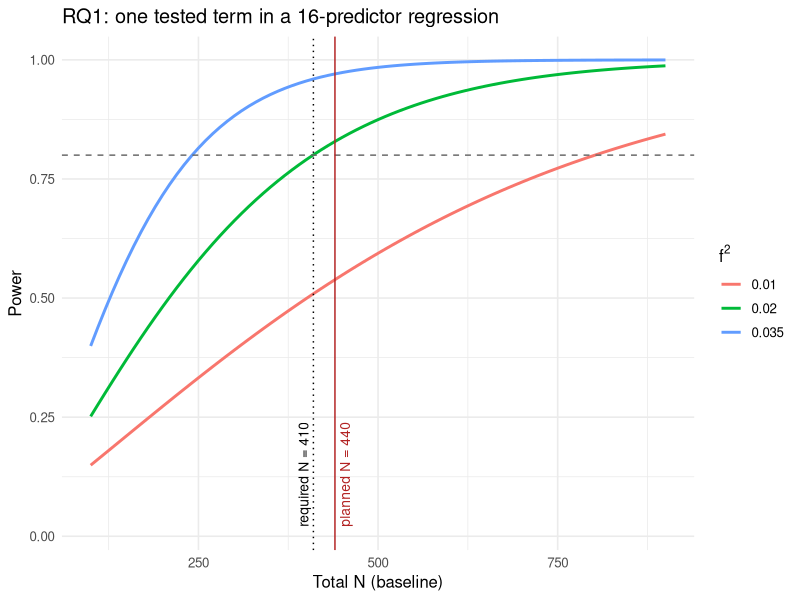
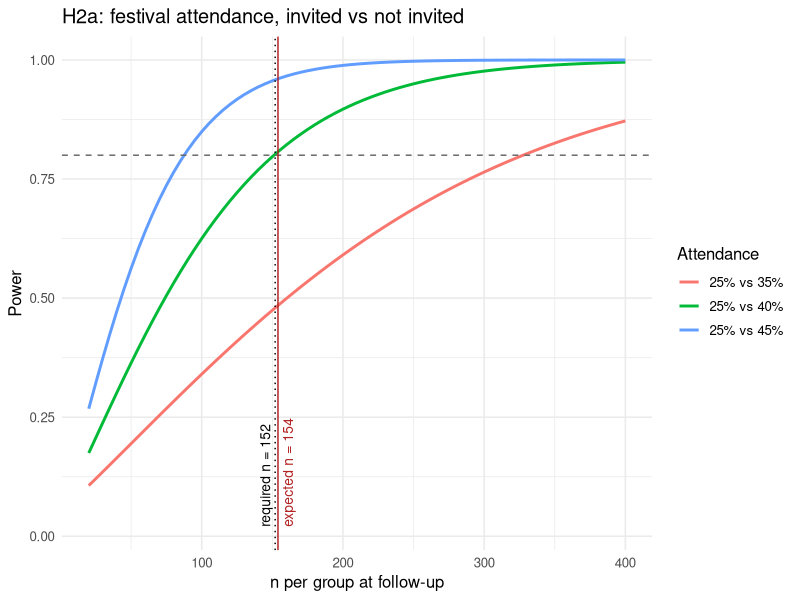
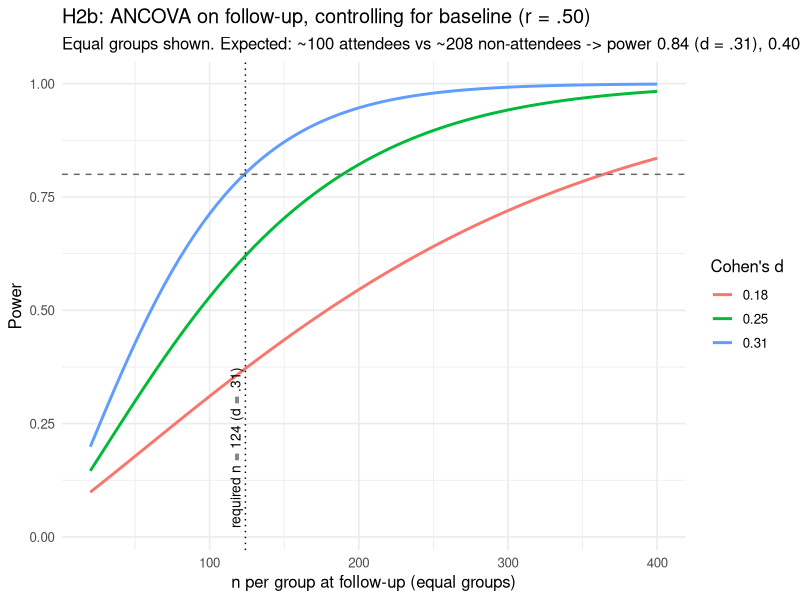

Write the R code that produced these figures, in order.
# =============================================================================
# power_analysis.R
# Step 09 — A priori power analysis
# Study: Festival de las Tortugas Gigantes — randomized-encouragement BACI,
#        Santa Cruz Island, Galápagos (ESPM 231, Assignment 2)
# Author: Isabela Tapia-Jaramillo
#
# Replaces the Python placeholder (power_example.py) with R, using `pwr`.
# Run from the repository root:
#   Rscript Step_09_Power_Analysis_Sampling_and_Pilots/scripts/power_analysis.R
# Outputs (written to Step_09_Power_Analysis_Sampling_and_Pilots/output/):
#   power_results.txt, power_curve_RQ1.png, power_curve_H2a.png,
#   power_curve_H2b.png
# =============================================================================

suppressPackageStartupMessages({
  library(pwr)      # Champely (2020)
  library(ggplot2)
})

out_dir <- file.path("Step_09_Power_Analysis_Sampling_and_Pilots", "output")
dir.create(out_dir, showWarnings = FALSE, recursive = TRUE)
sink(file.path(out_dir, "power_results.txt"), split = TRUE)

# -----------------------------------------------------------------------------
# 0. Shared assumptions
# -----------------------------------------------------------------------------
alpha     <- 0.05
power_tgt <- 0.80
attrition <- 0.30  # Alderman et al. (2001): 3–23% loss/yr in developing-country
                   # panels; Guardians of the Giant Tortoises (2024): 15/18 (83%)
                   # retained over 6 months; here the gap is only 6–10 weeks.
r_prepost <- 0.50  # Walters et al. (2019), Trials 20:566: mean baseline–
                   # follow-up correlation 0.50 across 20 trials.
d_avg     <- 0.31  # Bergquist et al. (2023): average effect of
d_corr    <- 0.18  #   behavior-change interventions; 0.18 after correction
                   #   for publication bias.

cat("=== Assumptions ===\n")
cat(sprintf("alpha = %.2f | power = %.2f | attrition = %.0f%% | r(pre,post) = %.2f\n",
            alpha, power_tgt, 100 * attrition, r_prepost))
cat(sprintf("Effect sizes (Bergquist et al., 2023): d = %.2f (average), d = %.2f (bias-corrected)\n\n",
            d_avg, d_corr))

# -----------------------------------------------------------------------------
# 1. RQ1 (H1a–H1c) — multiple regression, ONE tested term (e.g., RV x trust)
#    16 predictors in the full model:
#      relational values, trust, identification, in-group norms (4)
#      RV x trust, identification x norms (2)
#      area (1), origin (1), occupation (4 dummies)
#      age, gender, education, years in Galápagos (4)
#    f2 = .02 (Cohen's "small"; conservative for an interaction term)
# -----------------------------------------------------------------------------
k_pred <- 16
u_rq1  <- 1
f2_rq1 <- 0.02
rq1    <- pwr.f2.test(u = u_rq1, f2 = f2_rq1, sig.level = alpha, power = power_tgt)
N_rq1  <- ceiling(rq1$v) + k_pred + 1      # N = v + k + 1

cat("=== RQ1: multiple regression (pwr.f2.test) ===\n")
cat(sprintf("u = %d tested term, f2 = %.2f, %d predictors in model\n", u_rq1, f2_rq1, k_pred))
cat(sprintf("Required denominator df v = %.1f  ->  N = ceiling(v) + k + 1 = %d\n", rq1$v, N_rq1))
cat("RQ1 uses baseline (first-survey) data, so N applies at baseline.\n\n")

# -----------------------------------------------------------------------------
# 2. H2a — invitation raises festival attendance: 25% (not invited) vs 40%
#    (invited). Two-proportion test (pwr.2p.test), Cohen's h.
# -----------------------------------------------------------------------------
p_ctrl <- 0.25
p_trt  <- 0.40
h_h2a  <- ES.h(p_trt, p_ctrl)
h2a    <- pwr.2p.test(h = h_h2a, sig.level = alpha, power = power_tgt)
n_h2a_follow   <- ceiling(h2a$n)
n_h2a_baseline <- ceiling(h2a$n / (1 - attrition))

cat("=== H2a: attendance, invited vs not invited (pwr.2p.test) ===\n")
cat(sprintf("p = %.2f vs %.2f -> Cohen's h = %.3f\n", p_trt, p_ctrl, h_h2a))
cat(sprintf("n per group at follow-up = %.1f -> %d\n", h2a$n, n_h2a_follow))
cat(sprintf("n per group at baseline (/ (1 - %.2f)) = %.1f -> %d  (total %d)\n\n",
            attrition, h2a$n / (1 - attrition), n_h2a_baseline, 2 * n_h2a_baseline))

# -----------------------------------------------------------------------------
# 3. H2b — change in intentions / norms / efficacy, ANCOVA on follow-up
#    controlling for baseline. Two-sample t-test n, deflated by (1 - r^2)
#    (Borm et al., 2007).
# -----------------------------------------------------------------------------
ancova_n <- function(d, r = r_prepost) {
  n_t <- pwr.t.test(d = d, sig.level = alpha, power = power_tgt,
                    type = "two.sample")$n
  c(n_ttest = n_t, n_ancova = n_t * (1 - r^2))
}
ancova_power <- function(n_per_group, d, r = r_prepost) {
  # ANCOVA with n per group has the power of a t-test with n / (1 - r^2)
  pwr.t.test(n = n_per_group / (1 - r^2), d = d, sig.level = alpha,
             type = "two.sample")$power
}

h2b_avg  <- ancova_n(d_avg)
h2b_corr <- ancova_n(d_corr)
n_h2b    <- ceiling(h2b_avg["n_ancova"])

cat("=== H2b: ANCOVA (pwr.t.test with n x (1 - r^2)) ===\n")
cat(sprintf("d = %.2f: t-test n = %.1f -> ANCOVA n = %.1f -> %d per group\n",
            d_avg, h2b_avg[1], h2b_avg[2], ceiling(h2b_avg[2])))
cat(sprintf("d = %.2f: t-test n = %.1f -> ANCOVA n = %.1f -> %d per group\n",
            d_corr, h2b_corr[1], h2b_corr[2], ceiling(h2b_corr[2])))
cat(sprintf("\nSensitivity — power with %d per group:\n", n_h2b))
for (d in c(0.18, 0.25, 0.31)) {
  cat(sprintf("  d = %.2f : power = %.2f\n", d, ancova_power(n_h2b, d)))
}

# -----------------------------------------------------------------------------
# 4. Planned sample and which test drives it
# -----------------------------------------------------------------------------
N_base_planned   <- 440                     # 220 per arm
n_arm_planned    <- N_base_planned / 2
n_arm_follow_exp <- n_arm_planned * (1 - attrition)

cat("\n=== Planned sample ===\n")
cat(sprintf("Planned baseline N = %d (%d per arm); expected follow-up = %d (%.0f per arm)\n",
            N_base_planned, n_arm_planned, round(N_base_planned * (1 - attrition)),
            n_arm_follow_exp))
cat("Plus ~100 new post-festival residents (testing-effect check; not powered).\n")

# H2b compares ATTENDEES vs NON-ATTENDEES (not the invitation arms).
# Expected attendees at follow-up under the H2a assumptions (25% / 40%):
n_attend_exp    <- n_arm_follow_exp * p_ctrl + n_arm_follow_exp * p_trt   # ~100
n_nonattend_exp <- 2 * n_arm_follow_exp - n_attend_exp                    # ~208
ancova_power_2n <- function(n1, n2, d, r = r_prepost) {
  pwr.t2n.test(n1 = n1 / (1 - r^2), n2 = n2 / (1 - r^2), d = d, sig.level = alpha)$power
}
cat(sprintf("Expected at follow-up: ~%.0f attendees vs ~%.0f non-attendees (unequal groups)\n\n",
            n_attend_exp, n_nonattend_exp))

driver <- data.frame(
  Test = c("RQ1 regression (1 term, 16 predictors)",
           "H2a attendance 25% vs 40%",
           "H2b ANCOVA, d = 0.31",
           "H2b ANCOVA, d = 0.18"),
  Needed = c(sprintf("N = %d at baseline", N_rq1),
             sprintf("%d/group follow-up = %d/group baseline (%d total)",
                     n_h2a_follow, n_h2a_baseline, 2 * n_h2a_baseline),
             sprintf("%d/group follow-up = %d/group baseline",
                     ceiling(h2b_avg[2]), ceiling(ceiling(h2b_avg[2]) / (1 - attrition))),
             sprintf("%d/group follow-up = %d/group baseline",
                     ceiling(h2b_corr[2]), ceiling(ceiling(h2b_corr[2]) / (1 - attrition)))),
  Power_at_planned = c(
    pwr.f2.test(u = u_rq1, v = N_base_planned - k_pred - 1, f2 = f2_rq1)$power,
    pwr.2p.test(h = h_h2a, n = n_arm_follow_exp)$power,
    ancova_power_2n(n_attend_exp, n_nonattend_exp, d_avg),
    ancova_power_2n(n_attend_exp, n_nonattend_exp, d_corr))
)
driver$Power_note <- c("N = 440", "154 per arm",
                       "~100 attendees vs ~208 non-attendees",
                       "~100 attendees vs ~208 non-attendees")
driver$Power_at_planned <- round(driver$Power_at_planned, 2)
options(width = 200)
cat("=== Which test drives the sample size? ===\n")
print(driver, row.names = FALSE, right = FALSE)
cat(sprintf(paste0(
  "\nH2a is the binding constraint: %.1f (-> 152) per group at follow-up / 0.70 = %d per group\n",
  "= %d minimum at baseline, rounded up to %d (220 per arm) as a small buffer.\n",
  "That N also covers RQ1 (needs %d) and H2b at d = 0.31 (%d per group if groups were equal;\n",
  "with the expected ~100 attendees vs ~208 non-attendees, power = %.2f).\n",
  "H2b at the bias-corrected d = 0.18 is NOT powered at .80 (power = %.2f); report it as a sensitivity result.\n"),
  h2a$n, n_h2a_baseline, 2 * n_h2a_baseline, N_base_planned, N_rq1, ceiling(h2b_avg[2]),
  ancova_power_2n(n_attend_exp, n_nonattend_exp, d_avg),
  ancova_power_2n(n_attend_exp, n_nonattend_exp, d_corr)))

# -----------------------------------------------------------------------------
# 4b. Caveat: intention-to-treat (ITT) and IV estimates for H2b
#     The H2b power above is for the attendee vs non-attendee ANCOVA. Under
#     randomized encouragement, the ITT effect of the INVITATION on outcomes is
#     diluted by the compliance gap (40% - 25% = 15 points): ITT d = 0.15 x d.
#     The IV (complier) estimate recovers d but its SE is inflated ~1/0.15.
#     These estimates are reported but are not expected to be powered.
# -----------------------------------------------------------------------------
compliance_gap <- p_trt - p_ctrl
cat(sprintf("\n=== Caveat: ITT on H2b outcomes (compliance gap = %.2f) ===\n", compliance_gap))
for (d in c(d_avg, d_corr)) {
  d_itt <- compliance_gap * d
  cat(sprintf("  attendance effect d = %.2f -> ITT d = %.3f -> power with %.0f/arm = %.2f\n",
              d, d_itt, n_arm_follow_exp, ancova_power(n_arm_follow_exp, d_itt)))
}
cat("  => ITT/IV estimates for H2b are supplementary; the attendee ANCOVA is the powered (but\n",
    "    self-selected) comparison. Interpret it alongside the ITT/IV results.\n")

# -----------------------------------------------------------------------------
# 5. Power curves (power vs sample size)
# -----------------------------------------------------------------------------
theme_set(theme_minimal(base_size = 12))
ref_line <- geom_hline(yintercept = power_tgt, linetype = "dashed", colour = "grey40")

# RQ1: power vs total N for three f2 values
Ns <- seq(100, 900, by = 10)
rq1_curve <- expand.grid(N = Ns, f2 = c(0.01, 0.02, 0.035))
rq1_curve$power <- mapply(function(N, f2)
  pwr.f2.test(u = u_rq1, v = N - k_pred - 1, f2 = f2, sig.level = alpha)$power,
  rq1_curve$N, rq1_curve$f2)
p1 <- ggplot(rq1_curve, aes(N, power, colour = factor(f2))) +
  geom_line(linewidth = 1) + ref_line +
  geom_vline(xintercept = N_rq1, linetype = "dotted") +
  geom_vline(xintercept = N_base_planned, colour = "firebrick") +
  annotate("text", x = N_rq1, y = 0.02, hjust = 0, label = paste0("required N = ", N_rq1),
           angle = 90, vjust = -0.5, size = 3.5) +
  annotate("text", x = N_base_planned, y = 0.02, hjust = 0, label = "planned N = 440",
           angle = 90, vjust = 1.5, size = 3.5, colour = "firebrick") +
  labs(title = "RQ1: one tested term in a 16-predictor regression",
       x = "Total N (baseline)", y = "Power", colour = expression(f^2))
ggsave(file.path(out_dir, "power_curve_RQ1.png"), p1, width = 7, height = 4.5, dpi = 200)

# H2a: power vs n per group at follow-up for three invited-arm attendance rates
ns <- seq(20, 400, by = 5)
h2a_curve <- expand.grid(n = ns, p_trt = c(0.35, 0.40, 0.45))
h2a_curve$power <- mapply(function(n, p)
  pwr.2p.test(h = ES.h(p, p_ctrl), n = n, sig.level = alpha)$power,
  h2a_curve$n, h2a_curve$p_trt)
p2 <- ggplot(h2a_curve, aes(n, power, colour = paste0("25% vs ", 100 * p_trt, "%"))) +
  geom_line(linewidth = 1) + ref_line +
  geom_vline(xintercept = n_h2a_follow, linetype = "dotted") +
  geom_vline(xintercept = n_arm_follow_exp, colour = "firebrick") +
  annotate("text", x = n_h2a_follow, y = 0.02, hjust = 0, label = paste0("required n = ", n_h2a_follow),
           angle = 90, vjust = -0.5, size = 3.5) +
  annotate("text", x = n_arm_follow_exp, y = 0.02, hjust = 0, label = "expected n = 154",
           angle = 90, vjust = 1.5, size = 3.5, colour = "firebrick") +
  labs(title = "H2a: festival attendance, invited vs not invited",
       x = "n per group at follow-up", y = "Power", colour = "Attendance")
ggsave(file.path(out_dir, "power_curve_H2a.png"), p2, width = 7, height = 4.5, dpi = 200)

# H2b: power vs n per group (ANCOVA) for d = .18 / .25 / .31
h2b_curve <- expand.grid(n = ns, d = c(0.18, 0.25, 0.31))
h2b_curve$power <- mapply(ancova_power, h2b_curve$n, h2b_curve$d)
p3 <- ggplot(h2b_curve, aes(n, power, colour = factor(d))) +
  geom_line(linewidth = 1) + ref_line +
  geom_vline(xintercept = n_h2b, linetype = "dotted") +
  annotate("text", x = n_h2b, y = 0.02, hjust = 0, label = paste0("required n = ", n_h2b, " (d = .31)"),
           angle = 90, vjust = -0.5, size = 3.5) +
  labs(title = "H2b: ANCOVA on follow-up, controlling for baseline (r = .50)",
       subtitle = sprintf(paste0("Equal groups shown. Expected: ~%.0f attendees vs ~%.0f non-attendees ",
                                 "-> power %.2f (d = .31), %.2f (d = .18)"),
                          n_attend_exp, n_nonattend_exp,
                          ancova_power_2n(n_attend_exp, n_nonattend_exp, d_avg),
                          ancova_power_2n(n_attend_exp, n_nonattend_exp, d_corr)),
       x = "n per group at follow-up (equal groups)", y = "Power", colour = "Cohen's d")
ggsave(file.path(out_dir, "power_curve_H2b.png"), p3, width = 7, height = 4.5, dpi = 200)

cat("\nPower curves saved to", out_dir, "\n")
sink()
